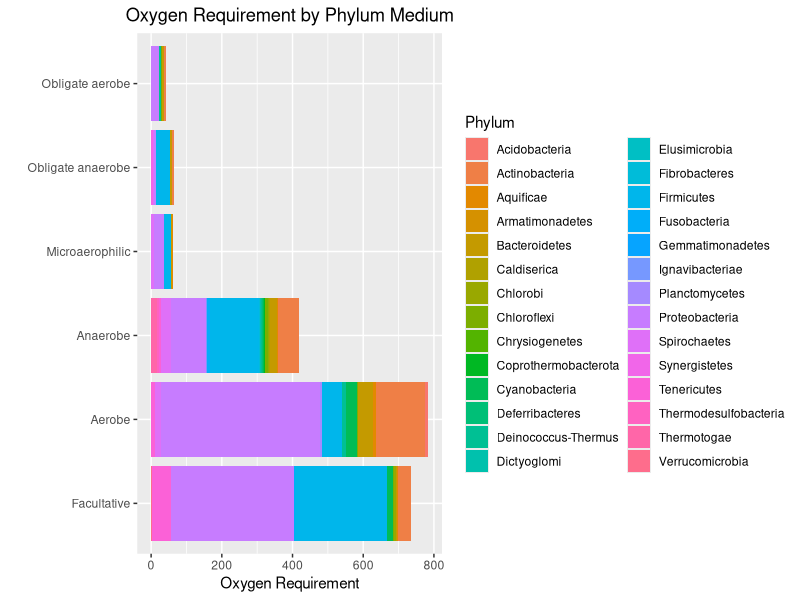
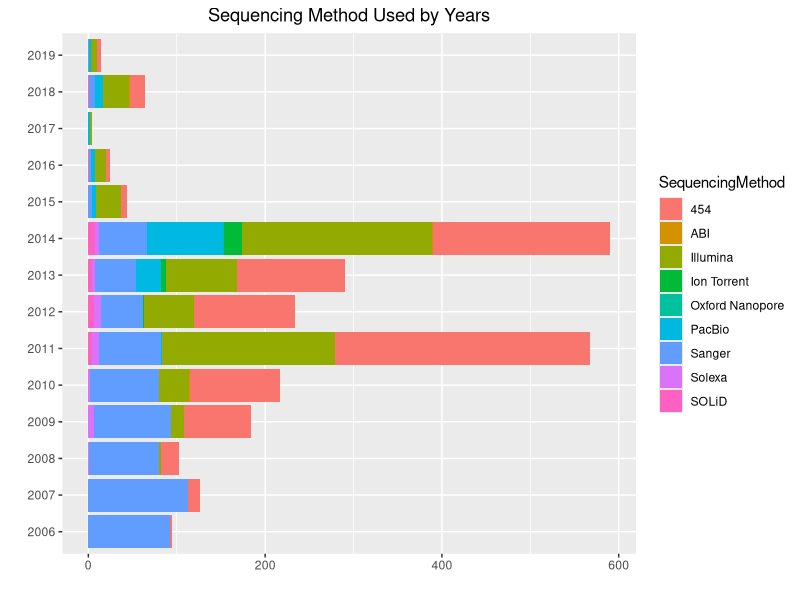

Recreate these plots in R, in order.
# Trabalho 1 Bioestatística
# Aluno: Carlos Frederico Carvalheira Mello
# Author: Carlos Carvalheira
# github: https://github.com/carvalheirafc/r_bio

 
# IMPORTANT 
# Before Load libraries make sure they are all installed.
#install.packages('tidyverse')
#install.packages('ggpubr')

# Import Section
library(tidyverse)
library(ggpubr)


################################################################################
# Question 1
# Data Read into a DataFrame
df <- readr::read_tsv(file='data.tab')
glimpse(df)
# Na Search in DataFrame
df_na_columns_tidy <- df %>% 
  dplyr::select(everything()) %>%
  dplyr::summarise_all(funs(sum(is.na(.)))) %>%
  dplyr::select_if(funs(sum(.)>0)) %>%
  tidyr::gather(., 'variable', 'na_count')


q1_na_count <- ggplot(df_na_columns_tidy, aes(x = reorder(variable, desc(na_count)), y=na_count, fill=variable)) +
  ggplot2::geom_col() + 
  theme_void() +
  coord_flip() +
  labs(x='') + labs(y='Na Values Count') +
  ggtitle('NA Values by Variable') + 
  theme(plot.title = element_text(hjust = 0.5)) +
  geom_text(aes(label=na_count), hjust=-1) +
  geom_hline(yintercept = length(df$Domain), color='red', size=2) + 
  geom_text(aes(0,length(df$Domain),label = length(df$Domain), hjust = 1.3), vjust=-0.5, color='red') +
  annotate('text', 0.16, 2760, label='Total Objects in DataFrame:', color='red', fontface=2)


################################################################################
# Question 2
# Top 5 Species by Class 
df_2 <- df %>% 
  dplyr::group_by(Class, Species) %>%
  dplyr::summarise(n=n()) %>%
  dplyr::arrange(desc(n)) %>%
  head(., 5)
# Literal Answer ~~ Question 2 
head(df_2, 1)
# Top 5 Sorted Plot 
q2_class_by_species <- ggplot(df_2, aes(x=reorder(Species, desc(n)), y=n, fill=Class)) + 
  ggplot2::geom_col() + 
  coord_flip() +
  labs(x='', y='Species Count') +
  ggtitle('Species Count by Class') +
  theme(plot.title = element_text(hjust = 0.5)) +
  geom_text(aes(label=n), color='white', fontface=2, size=8, hjust=2)


################################################################################
# Question 3
df_3 <- df %>%
  dplyr::group_by(Family, Phylum, Class) %>%
  dplyr::summarise(CDS.Count.Mean=mean(`CDS Count   * assembled`),
                   CDS.Count.Max=max(`CDS Count   * assembled`),
                   CDS.Count.Mean=min(`CDS Count   * assembled`), 
                   CDS.Count.By.Object=n(), 
                   .groups='drop') %>%
  dplyr::arrange(Family, Class, Phylum)

head(df_3, 5)


################################################################################
#Question 4
df_4 <- df %>%
  dplyr::group_by(Phylum, `Oxygen Requirement`) %>%
  dplyr::summarise(Freq=n(), .groups='drop') %>%
  tidyr::drop_na(.) %>%
  dplyr::arrange(desc(Freq))
# By Phylum Classification
# Dividing Plots in 4 different ones by Frequency Count
larger_freqs <- ggplot(df_4 %>% dplyr::filter(Freq > 50), 
                       aes(x=reorder(Phylum, desc(Freq)),
                           y=Freq, fill=`Oxygen Requirement`)) +
  
  ggplot2::geom_col(position = position_dodge()) +
  coord_flip() +
  labs(x='', y='Phylum') +
  ggtitle('Oxygen Requirement by Phylum Smaller') +
  theme(plot.title = element_text(hjust = 0.5))

smaller_freqs <- ggplot(df_4 %>% dplyr::filter(Freq == 1), 
                        aes(x=reorder(Phylum, desc(Freq)),
                            y=Freq, fill=`Oxygen Requirement`)) +
  
  ggplot2::geom_col(position = position_dodge(width = 1)) +
  coord_flip() +
  labs(x='', y='Phylum') +
  ggtitle('Oxygen Requirement by Phylum Small') +
  theme(plot.title = element_text(hjust = 0.5))

small_freqs <- ggplot(df_4 %>% dplyr::filter(Freq <= 10 & Freq > 1), 
                      aes(x=reorder(Phylum, desc(Freq)),
                          y=Freq, fill=`Oxygen Requirement`)) +
  
  ggplot2::geom_col(position = position_dodge(width = 1)) +
  coord_flip() +
  labs(x='', y='Phylum') +
  ggtitle('Oxygen Requirement by Phylum Medium') +
  theme(plot.title = element_text(hjust = 0.5))

medium_freqs <- ggplot(df_4 %>% dplyr::filter(Freq < 50 & Freq > 10), 
                       aes(x=reorder(Phylum, desc(Freq)),
                           y=Freq, fill=`Oxygen Requirement`)) +
  
  ggplot2::geom_col(position = position_dodge(width = 1)) +
  coord_flip() +
  labs(x='', y='Phylum') +
  ggtitle('Oxygen Requirement by Phylum Larger') +
  theme(plot.title = element_text(hjust = 0.5))
#Final Plot with all 4 together 
q4_phylum_by_oxygen <- ggpubr::ggarrange(smaller_freqs, small_freqs, medium_freqs, larger_freqs)
# By Oxygen Requirement Classification
q4_oxygen_by_phylum <- ggplot(df_4, aes(x=reorder(x=`Oxygen Requirement`, desc(Freq)), y=Freq,  fill=Phylum)) +
  ggplot2::geom_col() +
  coord_flip() + 
  labs(x='', y='Oxygen Requirement') +
  ggtitle('Oxygen Requirement by Phylum Medium') +
  theme(plot.title = element_text(hjust = 0.5))

q4_oxygen_by_phylum


################################################################################
#Question 5
# Insight of what is the types of sequencing methods
# Run only if curious...
# unique_values_sequency <- unique(df$`Sequencing Method`)
# unique_values_sequency_splited <- table(unlist(strsplit(unique_values_sequency, ',')))
# unique_values_sequency_splited <- as.data.frame(unique_values_sequency_splited)
# unique_sequency_model <- unique_values_sequency_splited$Var1 
sequency_names <- c('454', 'Illumina', 'Ion Torrent', 
                    'Oxford Nanopore', 'PacBio', 'Sanger', 
                    'Solexa', 'SOLiD', 'ABI')

# Formatting Release Date from m/d/Y to Year only
df$`Release Date` <- format(as.Date(df$`Release Date`, format='%m/%d/%Y'), '%Y')
# Gathering data for creation of dataframe 5
# Important Steps:
# mutate: every ',' since two methods was used for
# unrest: duplicate mutated row into new ones, to preserve the count of use of all
# sequency methods mutateds.
df_5 <- df %>%
  dplyr::select(`Release Date`, `Sequencing Method`) %>%
  drop_na() %>%
  dplyr::group_by(`Release Date`, `Sequencing Method`) %>%
  dplyr::summarise(Freq=n(), .groups='drop') %>%
  dplyr::mutate(`Sequencing Method` = strsplit(as.character(`Sequencing Method`), ",")) %>%
  unnest(cols = c(`Sequencing Method`)) # Split Rows by 

# Function that creates a temp obj with 
# detected string in `Sequency Method` column, and group the data by date for 
# then count the frequency
rename_sequency <- function(df, name){
  df %>%
    dplyr::filter(str_detect(`Sequencing Method`,name)) %>%
    dplyr::mutate(`Sequencing Method`=name) %>%
    dplyr::group_by(`Release Date`) %>%
    dplyr::summarise(n=sum(Freq))
}
# Applying the rename_sequency function to all values in sequency_names and joing
# all in one dataframe
# head: Date, Frequency of 454, Frequency of Illumina, etc...
df_5_tidy <- dplyr::full_join(rename_sequency(df_5, '454'), 
                  rename_sequency(df_5, 'Illumina'), by='Release Date') %>%
            dplyr::full_join(., 
                          rename_sequency(df_5, 'Ion Torrent'), by='Release Date') %>%
            dplyr::full_join(., 
                          rename_sequency(df_5, 'Oxford Nanopore'), by='Release Date') %>%
            dplyr::full_join(., 
                             rename_sequency(df_5, 'PacBio'), by='Release Date') %>%
            dplyr::full_join(., 
                             rename_sequency(df_5, 'Sanger'), by='Release Date') %>%
            dplyr::full_join(., 
                             rename_sequency(df_5, 'Solexa'), by='Release Date') %>%
            dplyr::full_join(., 
                             rename_sequency(df_5, 'SOLiD'), by='Release Date') %>%
            dplyr::full_join(., 
                             rename_sequency(df_5, 'ABI'), by='Release Date')
# DataFrame rename columns and replacing na by 0
colnames(df_5_tidy)[-1] <- sequency_names
df_5_tidy[is.na(df_5_tidy)] <- 0
df_5_tidy <- tidyr::gather(df_5_tidy, key='SequencingMethod', value='Freq', -`Release Date`)
#Final Steps
# Plotting the df_5_tidy as a geom_col
ggplot(df_5_tidy, aes(x=Freq, y=`Release Date`, fill=SequencingMethod)) +
  ggplot2::geom_col() +
  labs(x='', y='') +
  ggtitle('Sequencing Method Used by Years') + 
  theme(plot.title = element_text(hjust = 0.5))


################################################################################
# Question 6
#cor.test(df$`Genome Size   * assembled`, df$`Gene Count   * assembled`, method='spearman')


